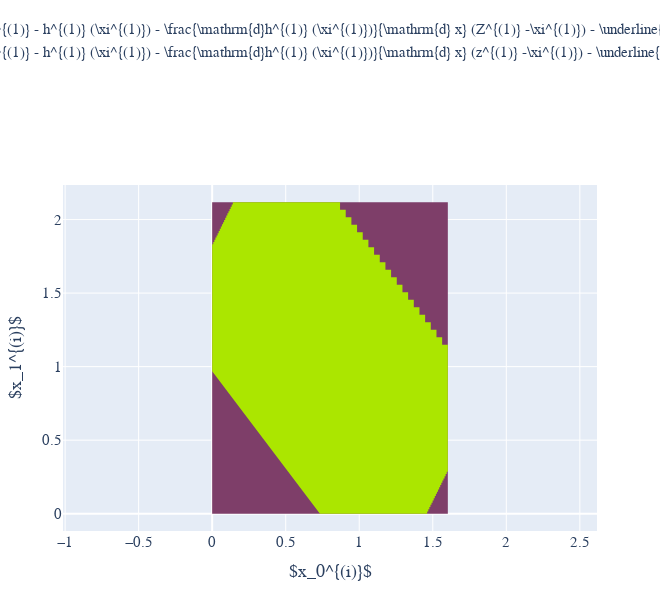

Write notebook code for a chart like this one.
### Code cell
fig_linear_constraint = go.Figure()
fig_linear_constraint.add_trace(
    go.Scatter(
        x=interval_lower_linear_1[0],
        y=interval_lower_linear_1[1],
        mode="none",
        name=(
            r"$x^{(1)} - h^{(1)} (\xi^{(1)}) - \frac{\mathrm{d}"
            r"h^{(1)} (\xi^{(1)})}{\mathrm{d} x} (Z^{(1)} -"
            r"\xi^{(1)}) - \underline{r}^{(1)}$"
        ),
        fill="toself",
        fillcolor=color_blind_seque[1],
    )
)
fig_linear_constraint.add_trace(
    go.Scatter(
        x=lower_linear_1[0],
        y=lower_linear_1[1],
        mode="none",
        name=(
            r"$x^{(1)} - h^{(1)} (\xi^{(1)}) - \frac{\mathrm{d}"
            r"h^{(1)} (\xi^{(1)})}{\mathrm{d} x} (z^{(1)} -"
            r"\xi^{(1)}) - \underline{r}^{(1)}$"
        ),
        fill="toself",
        fillcolor=color_blind_seque[4],
    )
)
fig_linear_constraint.update_layout(
    width=660,
    height=590,
    **shared_layout,
    xaxis_title="$x_0^{(i)}$",
    yaxis_title="$x_1^{(i)}$",
    legend=dict(
        yanchor="top",
        y=1.5,
        xanchor="center",
        x=0.5,
        **common_font,
    ),
    **common_tlr_margin_for_layout,
    **common_bottom_axis_title_margins,
)
# fig_linear_constraint.update_xaxes(
#     range=[theta_0[0].min(),theta_0[0].max()], constrain="domain"
# )
fig_linear_constraint.update_yaxes(**shared_ratio)
fig_linear_constraint.show()

### Figure 1 — Plotly figure (JSON) as saved in the notebook; plotly's stock layout.template omitted (floating-point values rounded to 4 significant figures; data arrays with more than 128 entries replaced by an {"elided": "..."} marker saying what was removed)
{"data": [{"fill": "toself", "fillcolor": "#7e3e69", "mode": "none", "name": "$x^{(1)} - h^{(1)} (\\xi^{(1)}) - \\frac{\\mathrm{d}h^{(1)} (\\xi^{(1)})}{\\mathrm{d} x} (Z^{(1)} -\\xi^{(1)}) - \\underline{r}^{(1)}$", "x": {"elided": "5929 float values"}, "y": {"elided": "5929 float values"}, "type": "scatter"}, {"fill": "toself", "fillcolor": "#abe600", "mode": "none", "name": "$x^{(1)} - h^{(1)} (\\xi^{(1)}) - \\frac{\\mathrm{d}h^{(1)} (\\xi^{(1)})}{\\mathrm{d} x} (z^{(1)} -\\xi^{(1)}) - \\underline{r}^{(1)}$", "x": {"elided": "5929 float values"}, "y": {"elided": "5929 float values"}, "type": "scatter"}], "layout": {"font": {"family": "Serif", "size": 15}, "legend": {"font": {"family": "Serif", "size": 15}, "yanchor": "top", "y": 1.5, "xanchor": "center", "x": 0.5}, "margin": {"t": 15, "l": 63, "r": 63, "b": 52}, "width": 660, "height": 590, "autosize": false, "showlegend": true, "xaxis": {"title": {"text": "$x_0^{(i)}$"}}, "yaxis": {"title": {"text": "$x_1^{(i)}$"}, "scaleanchor": "x", "scaleratio": 1}}}
